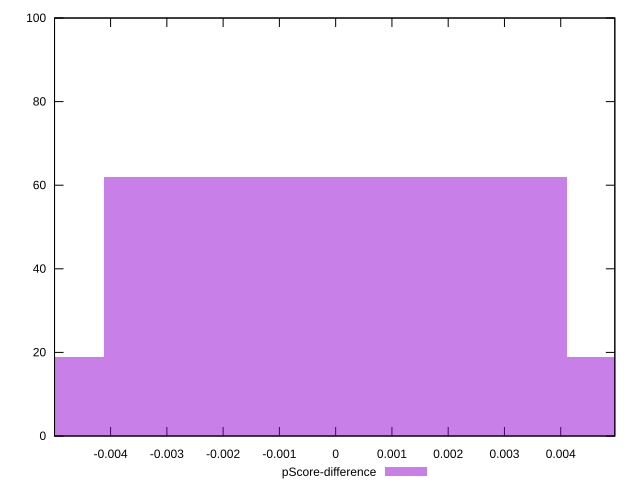

Here is the gnuplot script that generated this plot:
reset

$pScoreDifference <<EOF
0 62
0.008237323679518543 19
-0.008237323679518543 19
EOF

set key outside below
set boxwidth 0.008237323679518543
set xrange [-0.004996299991172903:0.004961321215839254]
set yrange [0:100]
set trange [0:100]
set style fill transparent solid 0.5 noborder
set terminal svg size 640, 490 enhanced background rgb 'white'
set output "report_00016_2021-02-10T13-31-48.338Z/bootup-time/samples/pages+cached/pScore-difference/histogram.svg"

plot $pScoreDifference title "pScore-difference" with boxes

reset
